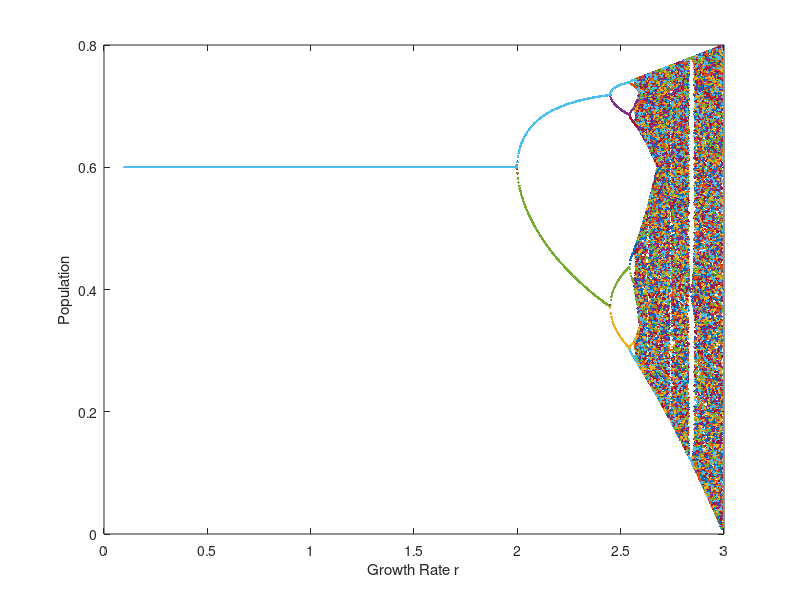

MATLAB code to generate this figure:
% Lab 2 Problem g

K=0.6;

nMax = 1000; %Number of iterations
nParam = 1000;

rArray = linspace(0.1,2.99,nParam);

xSS = zeros(nParam,300);

for iParam=1:nParam

    r = rArray(iParam);

    x = zeros(1,nMax); % Matrix to fill

    x(1) = 0.5; %initial starting population

for nt=2:nMax

    term2 = 1-(x(nt-1)/K);
    x(nt) = x(nt-1)+r*term2*x(nt-1);

end

if 0
    figure(1); clf; hold on; box on;
    plot(x(1:100), '-ok');
    ylabel('r values');
    xlabel('Population');

end

xSS(iParam,:) = x((end-size(xSS,2)+1):end);

end

save('xSS.mat', 'xSS');

figure(2); clf; hold on; box on;
plot(rArray,xSS, '.')
ylabel('Population');
xlabel('Growth Rate r');